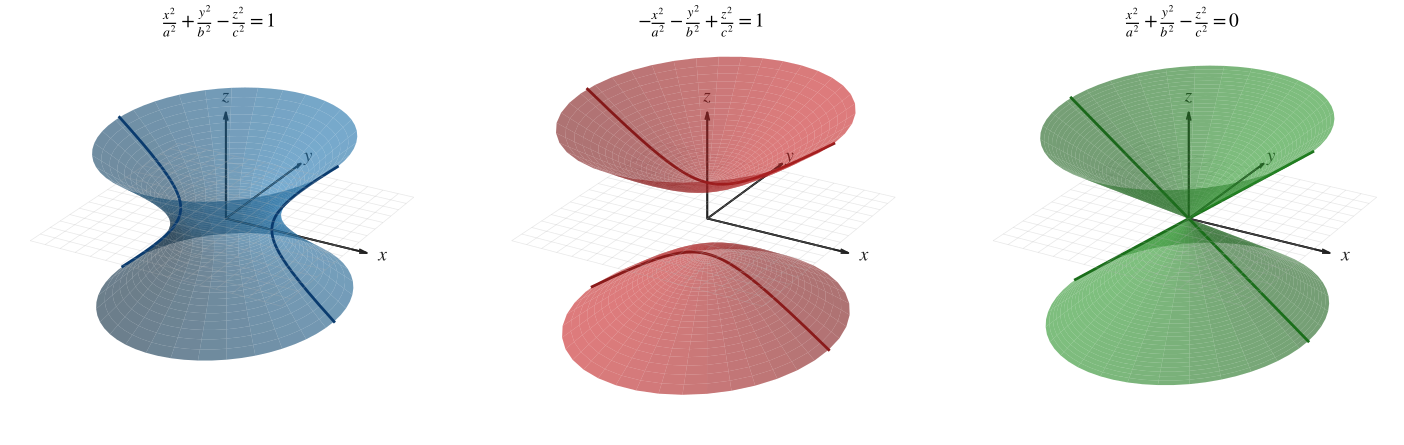

Reproduce this figure in Python.
import os
import numpy as np
import matplotlib.pyplot as plt

# ============================================================
# 全局字体设置
# ============================================================

plt.rcParams.update({
    'font.family': 'STIXGeneral',
    'mathtext.fontset': 'stix',
    'pdf.fonttype': 42,
    'ps.fonttype': 42,
    'axes.unicode_minus': False,
})

# ============================================================
# 创建画布（3个子图）
# ============================================================

fig = plt.figure(figsize=(15, 5))

# ============================================================
# 公共参数
# ============================================================

z_range = np.linspace(-3, 3, 40)

X_plane = np.linspace(-4, 4, 17)
Y_plane = np.linspace(-4, 4, 17)
X_plane, Y_plane = np.meshgrid(X_plane, Y_plane)
Z_plane = np.zeros_like(X_plane)

view_elev = 25
view_azim = -60
axis_limits = [-4, 4, -4, 4, -3, 3]
axis_length = 4.5

# ============================================================
# 公共坐标系设置
# ============================================================

def setup_axis(ax):
    ax.set_axis_off()
    ax.set_xlim(axis_limits[0], axis_limits[1])
    ax.set_ylim(axis_limits[2], axis_limits[3])
    ax.set_zlim(axis_limits[4], axis_limits[5])
    ax.set_box_aspect([1, 1, 0.7])
    ax.view_init(elev=view_elev, azim=view_azim)

    ax.plot_wireframe(
        X_plane, Y_plane, Z_plane,
        color='#b0b0b0', alpha=0.28, linewidth=0.55,
        rstride=1, cstride=1, zorder=1
    )

    axis_color = '#222222'
    axis_width = 1.3
    ax.plot([0, axis_length], [0, 0], [0, 0], color=axis_color, linewidth=axis_width,
            solid_capstyle='round', zorder=1)
    ax.quiver(0, 0, 0, axis_length, 0, 0, color=axis_color, linewidth=axis_width,
              arrow_length_ratio=0.055, pivot='tail', zorder=1)

    ax.plot([0, 0], [0, axis_length], [0, 0], color=axis_color, linewidth=axis_width,
            solid_capstyle='round', zorder=1)
    ax.quiver(0, 0, 0, 0, axis_length, 0, color=axis_color, linewidth=axis_width,
              arrow_length_ratio=0.055, pivot='tail', zorder=1)

    ax.plot([0, 0], [0, 0], [0, axis_length - 1], color=axis_color, linewidth=axis_width,
            solid_capstyle='round', zorder=1)
    ax.quiver(0, 0, 0, 0, 0, axis_length - 1, color=axis_color, linewidth=axis_width,
              arrow_length_ratio=0.075, pivot='tail', zorder=1)

    label_kwargs = {'fontsize': 14, 'color': axis_color, 'ha': 'center', 'va': 'center', 'zorder': 2}
    ax.text(axis_length + 0.5, 0, 0, r'$x$', **label_kwargs)
    ax.text(0, axis_length + 0.5, 0, r'$y$', **label_kwargs)
    ax.text(0, 0, axis_length - 0.5, r'$z$', **label_kwargs)


# ============================================================
# 子图 1：单叶双曲面 (绕 z 轴)
# ============================================================

ax1 = fig.add_subplot(1, 3, 1, projection='3d')

a1, b1, c1 = 1.5, 1.8, 1.2
u_max1 = 1.5

u = np.linspace(-u_max1, u_max1, 40)
v = np.linspace(0, 2 * np.pi, 60)
U, V = np.meshgrid(u, v)
X1 = a1 * np.cosh(U) * np.cos(V)
Y1 = b1 * np.cosh(U) * np.sin(V)
Z1 = c1 * np.sinh(U)

setup_axis(ax1)
surf_color1 = '#1f77b4'
ax1.plot_surface(X1, Y1, Z1, alpha=0.6, color=surf_color1, edgecolor='none', antialiased=True, zorder=5)

# 截口线 (y=0) : x^2/a^2 - z^2/c^2 = 1
t = np.linspace(-u_max1, u_max1, 200)
x_pos = a1 * np.cosh(t)
z_pos = c1 * np.sinh(t)
x_neg = -a1 * np.cosh(t)
ax1.plot(x_pos, np.zeros_like(t), z_pos, color='#0a3b6e', linewidth=2.0, zorder=6)
ax1.plot(x_neg, np.zeros_like(t), z_pos, color='#0a3b6e', linewidth=2.0, zorder=6)

ax1.set_title(r'$\frac{x^2}{a^2}+\frac{y^2}{b^2}-\frac{z^2}{c^2}=1$', fontsize=14, y=1.02)


# ============================================================
# 子图 2：双叶双曲面 (绕 z 轴，正确的参数化)
# ============================================================

ax2 = fig.add_subplot(1, 3, 2, projection='3d')

a2, b2, c2 = 1.5, 1.8, 1.2
u_max2 = 1.7   # 使叶片清晰且不超过坐标轴

# 上叶 (z>0)
u_pos = np.linspace(0.01, u_max2, 30)
v = np.linspace(0, 2 * np.pi, 40)
U_pos, V = np.meshgrid(u_pos, v)
X2_pos = a2 * np.sinh(U_pos) * np.cos(V)
Y2_pos = b2 * np.sinh(U_pos) * np.sin(V)
Z2_pos = c2 * np.cosh(U_pos)

# 下叶 (z<0)
Z2_neg = -c2 * np.cosh(U_pos)
X2_neg = a2 * np.sinh(U_pos) * np.cos(V)
Y2_neg = b2 * np.sinh(U_pos) * np.sin(V)

setup_axis(ax2)
surf_color2 = '#d62728'
ax2.plot_surface(X2_pos, Y2_pos, Z2_pos, alpha=0.6, color=surf_color2, edgecolor='none', antialiased=True, zorder=5)
ax2.plot_surface(X2_neg, Y2_neg, Z2_neg, alpha=0.6, color=surf_color2, edgecolor='none', antialiased=True, zorder=5)

# 截口线 (y=0) : z^2/c^2 - x^2/a^2 = 1  => z = ± c * sqrt(1 + x^2/a^2)
# 参数化：x = a * sinh(t), z = c * cosh(t)  (上叶)
t_line = np.linspace(-u_max2, u_max2, 200)
x_line = a2 * np.sinh(t_line)
z_line_pos = c2 * np.cosh(t_line)
z_line_neg = -c2 * np.cosh(t_line)
ax2.plot(x_line, np.zeros_like(t_line), z_line_pos, color='#8a1a1a', linewidth=2.0, zorder=6)
ax2.plot(x_line, np.zeros_like(t_line), z_line_neg, color='#8a1a1a', linewidth=2.0, zorder=6)

ax2.set_title(r'$-\frac{x^2}{a^2}-\frac{y^2}{b^2}+\frac{z^2}{c^2}=1$', fontsize=14, y=1.02)


# ============================================================
# 子图 3：圆锥面 (绕 z 轴)
# ============================================================

ax3 = fig.add_subplot(1, 3, 3, projection='3d')

a3, b3, c3 = 1.5, 1.8, 1.2
r_max = 2.6   # 使 z 最大约 c/a * r_max ≈ 1.2/1.5*2.6 ≈ 2.08

r = np.linspace(0, r_max, 40)
v = np.linspace(0, 2 * np.pi, 60)
R, V = np.meshgrid(r, v)
X3 = a3 * R * np.cos(V)
Y3 = b3 * R * np.sin(V)
Z3_pos = c3 * R
Z3_neg = -c3 * R

setup_axis(ax3)
surf_color3 = '#2ca02c'
ax3.plot_surface(X3, Y3, Z3_pos, alpha=0.6, color=surf_color3, edgecolor='none', antialiased=True, zorder=5)
ax3.plot_surface(X3, Y3, Z3_neg, alpha=0.6, color=surf_color3, edgecolor='none', antialiased=True, zorder=5)

x_line_cone = np.linspace(-r_max*a3, r_max*a3, 200)
z_line_cone_pos = (c3 / a3) * x_line_cone
z_line_cone_neg = -(c3 / a3) * x_line_cone
ax3.plot(x_line_cone, np.zeros_like(x_line_cone), z_line_cone_pos, color='#1a6e1a', linewidth=2.0, zorder=6)
ax3.plot(x_line_cone, np.zeros_like(x_line_cone), z_line_cone_neg, color='#1a6e1a', linewidth=2.0, zorder=6)

ax3.set_title(r'$\frac{x^2}{a^2}+\frac{y^2}{b^2}-\frac{z^2}{c^2}=0$', fontsize=14, y=1.02)


# ============================================================
# 调整布局
# ============================================================

plt.subplots_adjust(left=0.01, right=0.99, bottom=0.02, top=0.88, wspace=-0.05)

# ============================================================
# 输出 PDF
# ============================================================

output_path = os.path.join(os.path.dirname(os.path.abspath(__file__)), 'fig.pdf')
fig.savefig(output_path, format='pdf', bbox_inches='tight', pad_inches=0.05)
